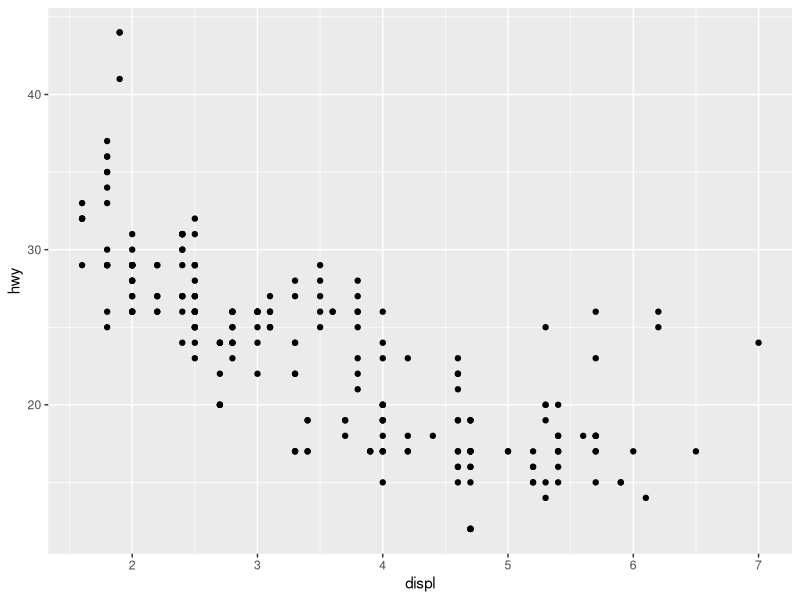
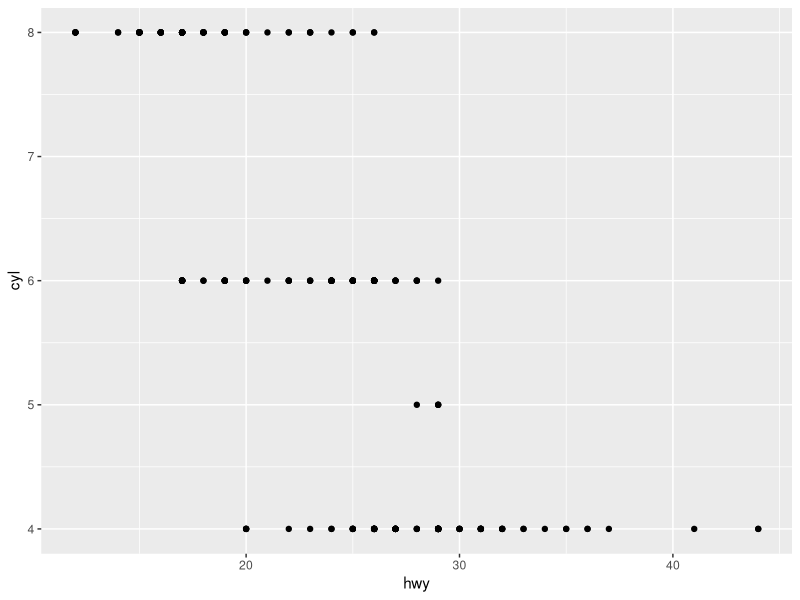
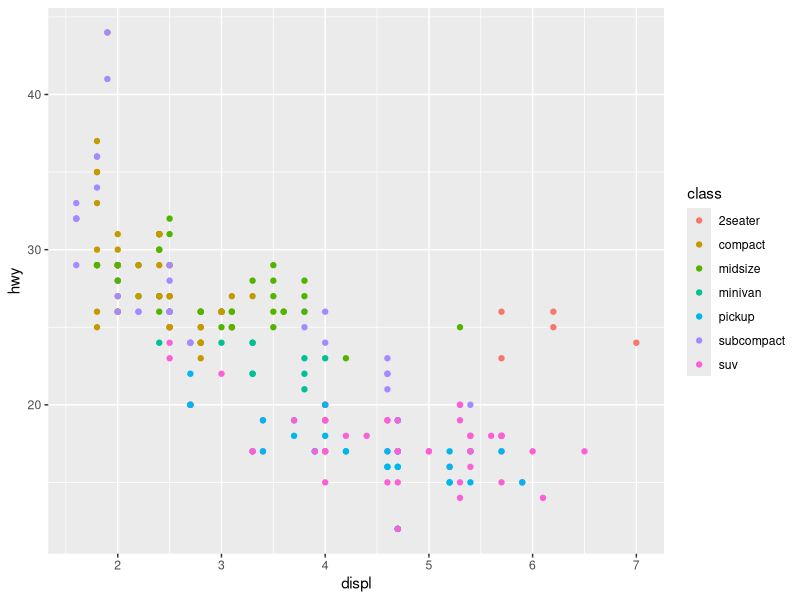
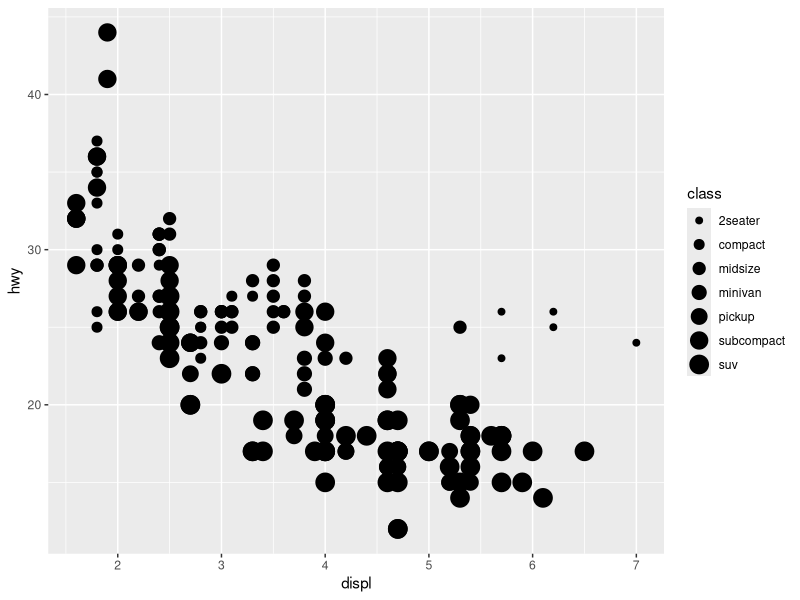
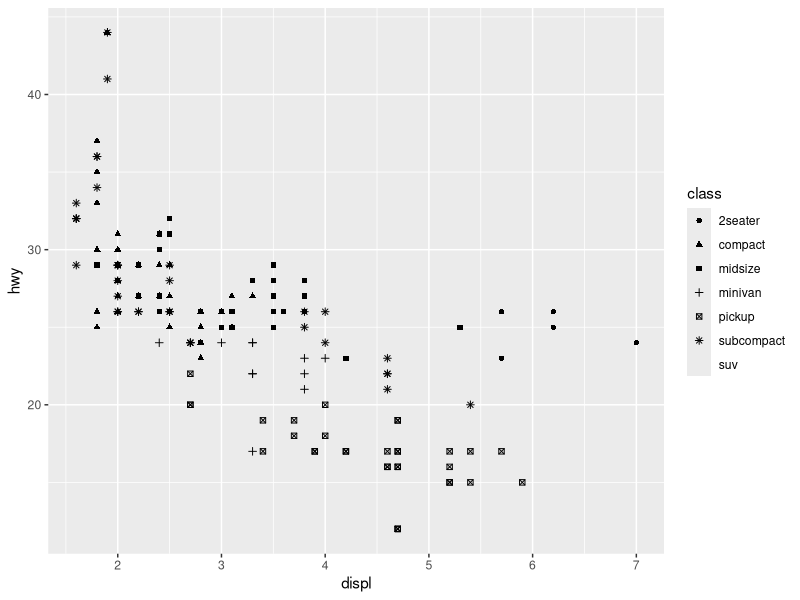
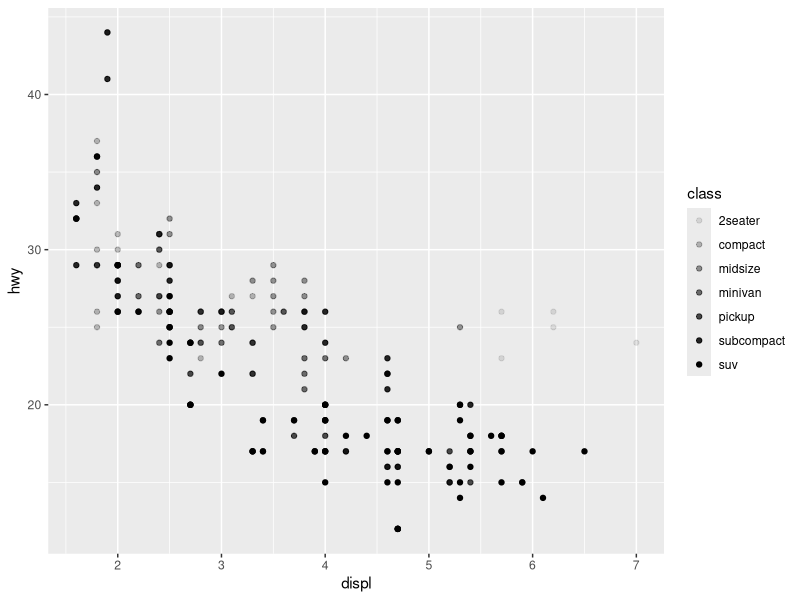
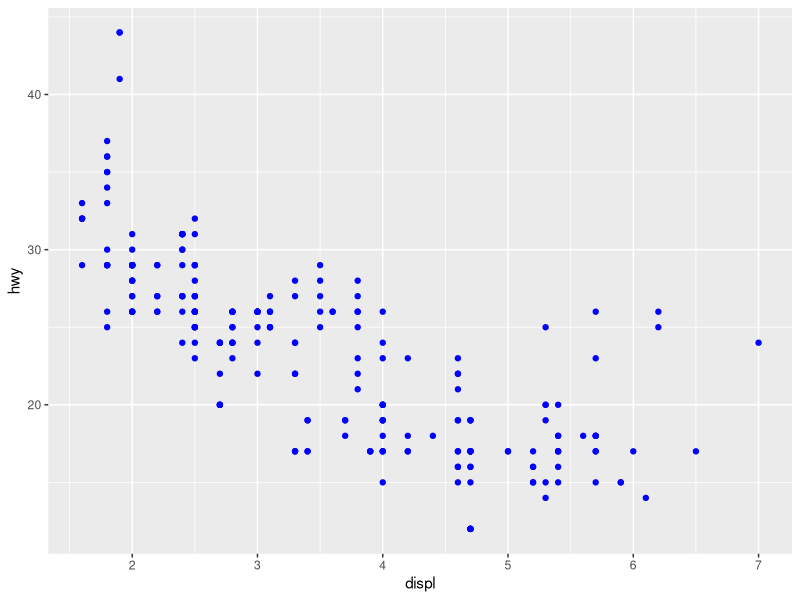
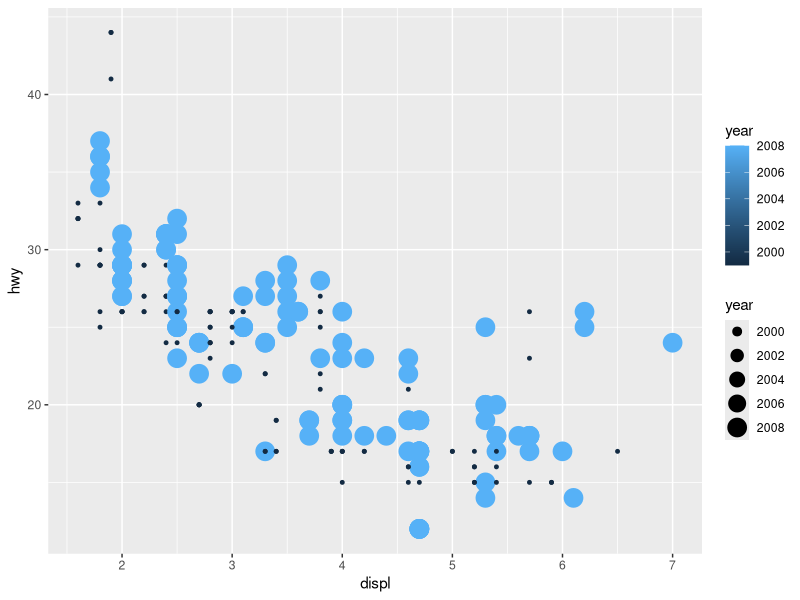

Write the R code that produced these figures, in order. (Note: this script raises an error after producing the figures.)
install.packages("tidyverse")
library(tidyverse)
library(data.table)

# mpg:hwy-highway miles per gallon  displ-engine displacement, in litres
ggplot(data=mpg) + geom_point(mapping = aes(x = displ, y = hwy))
ggplot(data = mpg) + geom_point(mapping = aes(x = hwy, y = cyl))

#ae(color/size/shape/alpha)
ggplot(data=mpg) + 
  geom_point(mapping = aes(x = displ, y = hwy, color = class))
ggplot(data=mpg) + 
  geom_point(mapping = aes(x = displ, y = hwy, size = class))
ggplot(data=mpg) + 
  geom_point(mapping = aes(x = displ, y = hwy, shape = class))
ggplot(data=mpg) + 
  geom_point(mapping = aes(x = displ, y = hwy, alpha = class))

ggplot(data = mpg) +
  geom_point(mapping = aes(x = displ, y = hwy), color = "blue")

ggplot(data = mpg) +
  geom_point(mapping = aes(x = displ, y = hwy, color = year, size = year))

# stroke used for shape 21-24 and defined the size of outer cirle 
sizes <- expand.grid(size = (0:3) * 2, stroke = (0:3) * 2)
ggplot(sizes, aes(size, stroke, size = size, stroke = stroke)) + 
  geom_abline(slope = -1, intercept = 6, colour = "white", size = 6) + 
  geom_point(shape = 21, fill = "red") +
  scale_size_identity()
 
ggplot(data = mpg) +
  geom_point(mapping = aes(x = displ, y = hwy, color = displ <5))

# below is wrong! "+" should be placed at the end of a line 
ggplot(data = mpg)
  + geom_point(mapping = aes(x = displ, y = hwy, color = displ <5))

#The first argument of facet_wrap() should be a formula, which you create
#with ~ followed by a variable name (here "formula" is the name of a data structure 
#in R, not a synonym for "equation"). The variable that you pass to facet_wrap() should be discrete.
ggplot(data = mpg) +
  geom_point(mapping = aes(x = displ, y = hwy)) +
  facet_wrap(~ class, nrow = 2)

#To facet your plot on the combination of two variables, add facet_grid() to your plot call.
#this  time the formula should contain two variable names separated by a ~.
ggplot(data = mpg) +
  geom_point(mapping = aes(x = displ, y = hwy)) +
  facet_grid(drv ~ cyl)

#If you prefer to not facet in the rows or columns dimension, use a . instead of a variable name
ggplot(data = mpg) +
  geom_point(mapping = aes(x = displ, y = hwy)) +
  facet_grid(. ~ cyl)
ggplot(data = mpg) +
  geom_point(mapping = aes(x = displ, y = hwy)) +
  facet_wrap(~ cyl, nrow = 1)
#above two just the same plots!

ggplot(data = mpg) +
  facet_grid(drv ~ cyl)
ggplot(data = mpg) + 
  geom_point(mapping = aes(x = drv, y = cyl))


ggplot(data = mpg) +
  geom_point(mapping = aes(x = displ, y = hwy)) +
  facet_grid(drv ~ .)
ggplot(data = mpg) +
  geom_point(mapping = aes(x = displ, y = hwy)) +
  facet_grid(. ~ cyl)

par(mfrow = c(2,2))
# same data, different plots
ggplot(data = mpg) +
  geom_point(mapping = aes(x = displ, y = hwy))
ggplot(data = mpg) +
  geom_smooth(mapping = aes(x = displ, y = hwy))

ggplot(data = mpg) +
  geom_point(mapping = aes(x = displ, y = hwy, color = drv)) +
  geom_smooth(mapping = aes(x = displ, y = hwy, linetype = drv, color = drv))


ggplot(data = mpg) +
  geom_smooth(mapping = aes(x = displ, y = hwy))
ggplot(data = mpg) +
  geom_smooth(mapping = aes(x = displ, y = hwy, group = drv))
ggplot(data = mpg) +
  geom_smooth(mapping = aes(x = displ, y = hwy, color = drv),
              show.legend = F)

#To display multiple geoms in the same plot, add multiple geom functions to ggplot()
ggplot(data = mpg) +
  geom_point(mapping = aes(x = displ, y = hwy)) +
  geom_smooth(mapping = aes(x = displ, y = hwy))
#another way to get same plot above
ggplot(data = mpg, mapping = aes(x = displ, y = hwy)) +
  geom_point() +
  geom_smooth()

#If you place mappings in a geom function, ggplot2 will treat them as local mappings for the exact layer.
ggplot(data = mpg, mapping = aes(x = displ, y = hwy)) +
  geom_point(mapping = aes(color = class)) +
  geom_smooth()

#You can use the same idea to specify different data for each layer
mpp <- as.data.table(mpg)
ggplot(data = mpg, mapping = aes(x = displ, y = hwy)) +
  geom_point(mapping = aes(color = class)) +
  geom_smooth(data = mpp[class == "subcompact"], se = FALSE)

#OR (differs in the way to get mpg subset)
ggplot(data = mpg, mapping = aes(x = displ, y = hwy)) +
  geom_point(mapping = aes(color = class)) +
               geom_smooth(data = filter(mpg, class == "subcompact"), se = FALSE)


ggplot(data = mpg, mapping = aes(x = displ, y = hwy, color = drv)) +
  geom_point() +
  geom_smooth(se = FALSE)
#the syntax equals one below
ggplot(data = mpg) +
  geom_point(mapping = aes(x = displ, y = hwy, color = drv)) +
  geom_smooth(mapping = aes(x = displ, y = hwy, linetype = drv, color = drv), se = FALSE)


# different syntax but same plot
ggplot(data = mpg, mapping = aes(x = displ, y = hwy)) + 
  geom_point() + 
  geom_smooth()

ggplot() + 
  geom_point(data = mpg, mapping = aes(x = displ, y = hwy)) + 
  geom_smooth(data = mpg, mapping = aes(x = displ, y = hwy))


#https://r4ds.had.co.nz/data-visualisation.html 3.6.1 exercise 6
ggplot(data = mpg, mapping = aes(x = displ, y = hwy)) +
  geom_point() +
  geom_smooth(se = FALSE)

ggplot(data = mpg, mapping = aes(x = displ, y = hwy)) +
  geom_point() +
  geom_smooth(mapping = aes(group = drv), se = FALSE)

ggplot(data = mpg, mapping = aes(x = displ, y = hwy, color = drv)) +
  geom_point() +
  geom_smooth(se = FALSE)

ggplot(data = mpg, mapping = aes(x = displ, y = hwy)) +
  geom_point(mapping = aes(color = drv)) +
  geom_smooth(se = FALSE)

ggplot(data = mpg, mapping = aes(x = displ, y = hwy)) +
  geom_point(mapping = aes(color = drv)) +
  geom_smooth(mapping = aes(linetype = drv), se = FALSE)

#Note that shapes 21-24 have both stroke colour and a fill. 
#The size of the filled part is controlled by size, the size of the stroke is controlled by stroke.
ggplot(data = mpg, mapping = aes(x = displ, y = hwy)) +
  geom_point(aes(fill = drv), shape = 21, color = "white", size = 5, stroke = 5)


#statistical transformations
#bar chart
ggplot(data = diamonds) +
  geom_bar(mapping = aes(x = cut))
#geom_bar use stat_count by default, so the syntax above equals the following
ggplot(data = diamonds) +
  stat_count(mapping = aes(x = cut))

ggplot(data = diamonds) +
  geom_col(mapping = aes(x = cut, y = price))


#stat_ has corresponding geom_
ggplot(data = diamonds) +
  stat_summary(
    mapping = aes(x = cut, y = depth),
    fun.ymin = min,
    fun.ymax = max,
    fun.y = median
  )
ggplot(data = diamonds, mapping = aes(x = cut, y = depth)) +
  geom_pointrange(mapping = aes(ymin = min(depth), ymax = max(depth)))#didn't got stat_summary & geom_pointrange



#geom_bar ## group=1 then the sum prop is 1
ggplot(data = diamonds)+
  geom_bar(mapping = aes(x = cut, y = ..prop.., group = 1))
ggplot(data = diamonds) +
  geom_bar(mapping = aes(x = cut, y = ..prop..))
ggplot(data = diamonds) +
  geom_bar(mapping = aes(x = cut, y = ..prop.., fill = color))


#geom_bar fill/color: fill define the inner color, color define the outline color
ggplot(data = diamonds) +
  geom_bar(mapping = aes(x = cut, color = cut))
ggplot(data = diamonds) +
  geom_bar(mapping = aes(x = cut, fill = cut))

#map the fill aesthetic to another variable
ggplot(data = diamonds) +
  geom_bar(mapping = aes(x = cut, fill = clarity))

#he stacking is performed automatically by the position adjustment specified by the position argument. 
#If you don't want a stacked bar chart, you can use one of three other options: "identity", "dodge" or "fill"

#position = "identity" will place each object exactly where it falls in the context of the 
#graph. This is not very useful for bars, because it overlaps them.
ggplot(data = diamonds, mapping = aes(x = cut, fill = clarity)) +
  geom_bar(alpha = 0.2, position = "identity")
ggplot(data = diamonds, mapping = aes(x = cut, color = clarity)) +
  geom_bar(fill = NA, position = "identity")

#position = "fill" works like stacking, but makes each set of stacked bars the same height. 
#This makes it easier to compare proportions across groups.
ggplot(data = diamonds) +
  geom_bar(mapping = aes(x = cut, fill = clarity), position = "fill" )
ggplot(data = diamonds) +
  geom_bar(mapping = aes(x = cut, fill = clarity))#position defalut "stack" for geom_bar

#position = "dodge" places overlapping objects directly beside one another. 
#This makes it easier to compare individual values.
ggplot(data = diamonds) +
  geom_bar(mapping = aes(x = cut, fill = clarity), position = "dodge")

#position="jitter" in geom_point to avoid "overplotting"
ggplot(data = mpg) +
  geom_point(mapping = aes(x = displ, y = hwy))#default position is "identity"
ggplot(data = mpg) +
  geom_point(mapping = aes(x = displ, y = hwy), position = "jitter")
#ggplot2 comes with a shorthand for geom_point(position = "jitter"): geom_jitter()
ggplot(data = mpg, mapping = aes(x = displ, y = hwy)) +
  geom_point() +
  geom_jitter()


# Exercise 3.8.1
ggplot(data = mpg, mapping = aes(x = cty, y = hwy)) +
  geom_point()   #overplotting
ggplot(data = mpg, mapping = aes(x = cty, y = hwy)) +
  geom_point(position = "jitter")
#geom_jitter() is a shorthand of geom_point(position = "jitter")
ggplot(data = mpg, mapping = aes(x = cty, y = hwy)) +
  geom_jitter()

ggplot(data = mpg, mapping = aes(x = cty, y = hwy)) +
  geom_jitter(width = 0.25)
ggplot(data = mpg, mapping = aes(x = cty, y = hwy)) +
  geom_jitter(height = 0.25)
ggplot(data = mpg, mapping = aes(x = cty, y = hwy)) +
  geom_jitter(width = 0.25, height = 0.25)

ggplot(data = mpg, mapping = aes(x = cty, y = hwy)) +
  geom_count()

#default position="dodge2" for geom_boxplot
ggplot(data = mpg, mapping = aes(x = class, y = hwy, color = class)) +
  geom_boxplot() 
ggplot(data = mpg, mapping = aes(x = class, y = hwy, color = class)) +
  geom_boxplot(position = "identity") # same as above



# Coordinate System
#coor_flip switches the x & y axes
ggplot(data = mpg, mapping = aes(x = class, y = hwy)) +
  geom_boxplot()
ggplot(data = mpg, mapping = aes(x = class, y = hwy)) +
  geom_boxplot() +
  coord_flip()

ggplot(data = mpg, mapping = aes(x = class, fill = manufacturer)) +
  geom_bar(position = "dodge")
ggplot(data = mpg, mapping = aes(x = class, fill = manufacturer)) +
  geom_bar(position = "dodge") +
  coord_flip()

install.packages("maps")
county <- map_data("county")
ggplot(county, aes(long, lat, fill = region)) +
  geom_polygon()
#coord_quickmap sets the aspect ratio correctly for maps.
ggplot(county, aes(long, lat, fill = region)) +
  geom_polygon() +
  coord_quickmap()


#coord_polar() uses polar coordinates. Polar coordinates reveal an interesting connection 
#between a bar chart and a Coxcomb chart.
# theme(aspect.ratio=1) makes the plot panel a square
# labs(x = NULL, y = NULL) remove the name of x&y axis
bar <- ggplot(data = diamonds) +
  geom_bar(
    mapping = aes(x = cut, fill = cut),
    show.legend = FALSE,
    width = 1
  ) +
  theme(aspect.ratio = 1) +
  labs(x = NULL, y = NULL)
  
bar + coord_flip()
bar + coord_polar()


# 3.9.1 Exercise
ggplot(data = diamonds) +
  geom_bar(mapping = aes(x = cut, fill = clarity))
ggplot(data = diamonds) +
  geom_bar(mapping = aes(x = cut, fill = clarity)) +
  coord_polar() +
  labs(title = "Coxcomb Plot for diamonds by cut", caption = "(based on data from diamonds)")

#Map projections do not, in general, preserve straight lines, so this requires 
#considerable computation. coord_quickmap is a quick approximation that does preserve 
#straight lines. It works best for smaller areas closer to the equator.
install.packages("mapproj")
ggplot(county, aes(long, lat, fill = region)) +
  geom_polygon() +
  coord_quickmap()
ggplot(county, aes(long, lat, fill = region)) +
  geom_polygon() +
  coord_map()

ggplot(data = mpg, mapping = aes(x = cty, y = hwy)) +
  geom_point() +
  geom_abline() +
  coord_fixed()


